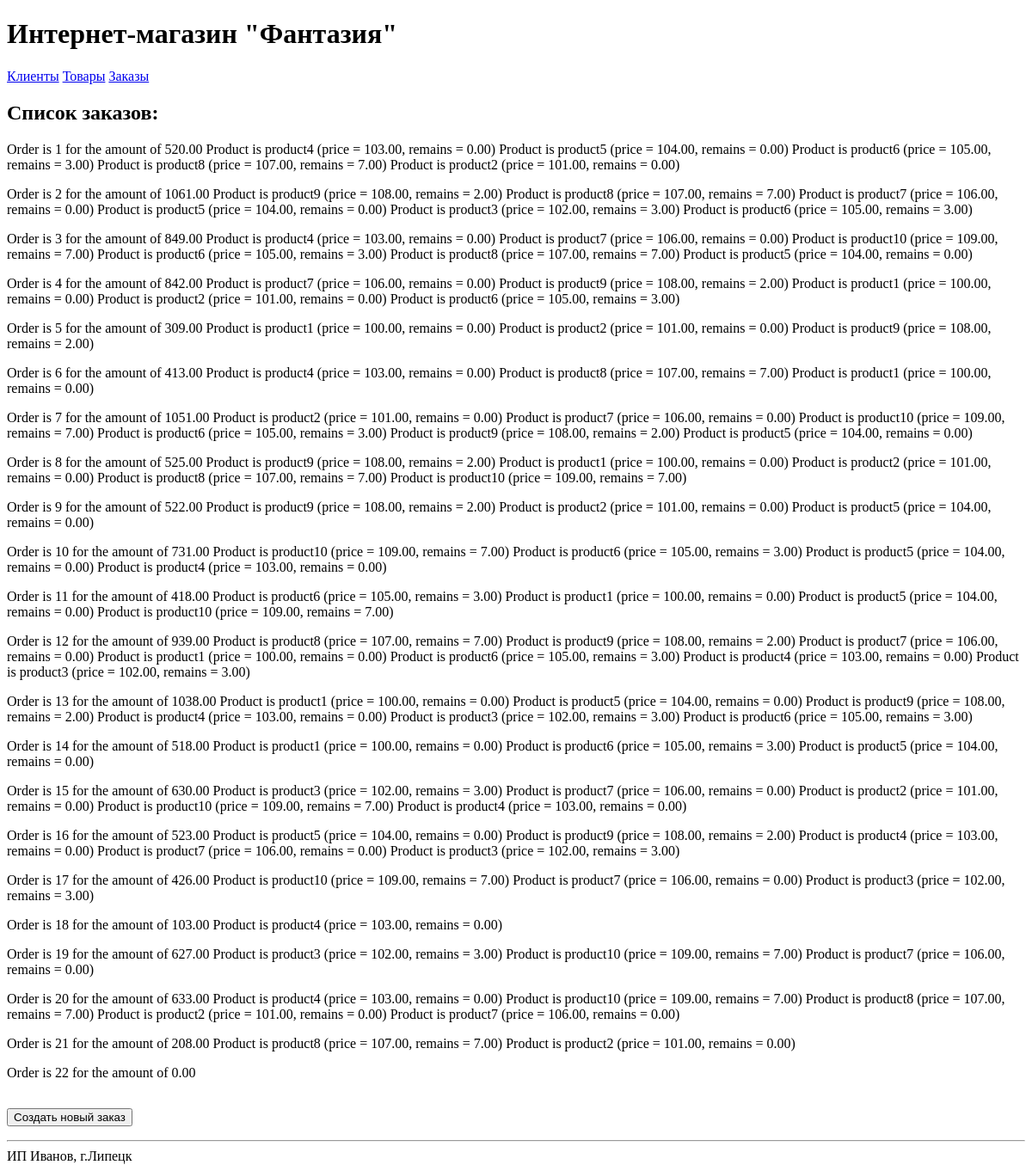
/magazin3/orders/, run on an earlier commit of the app's database.
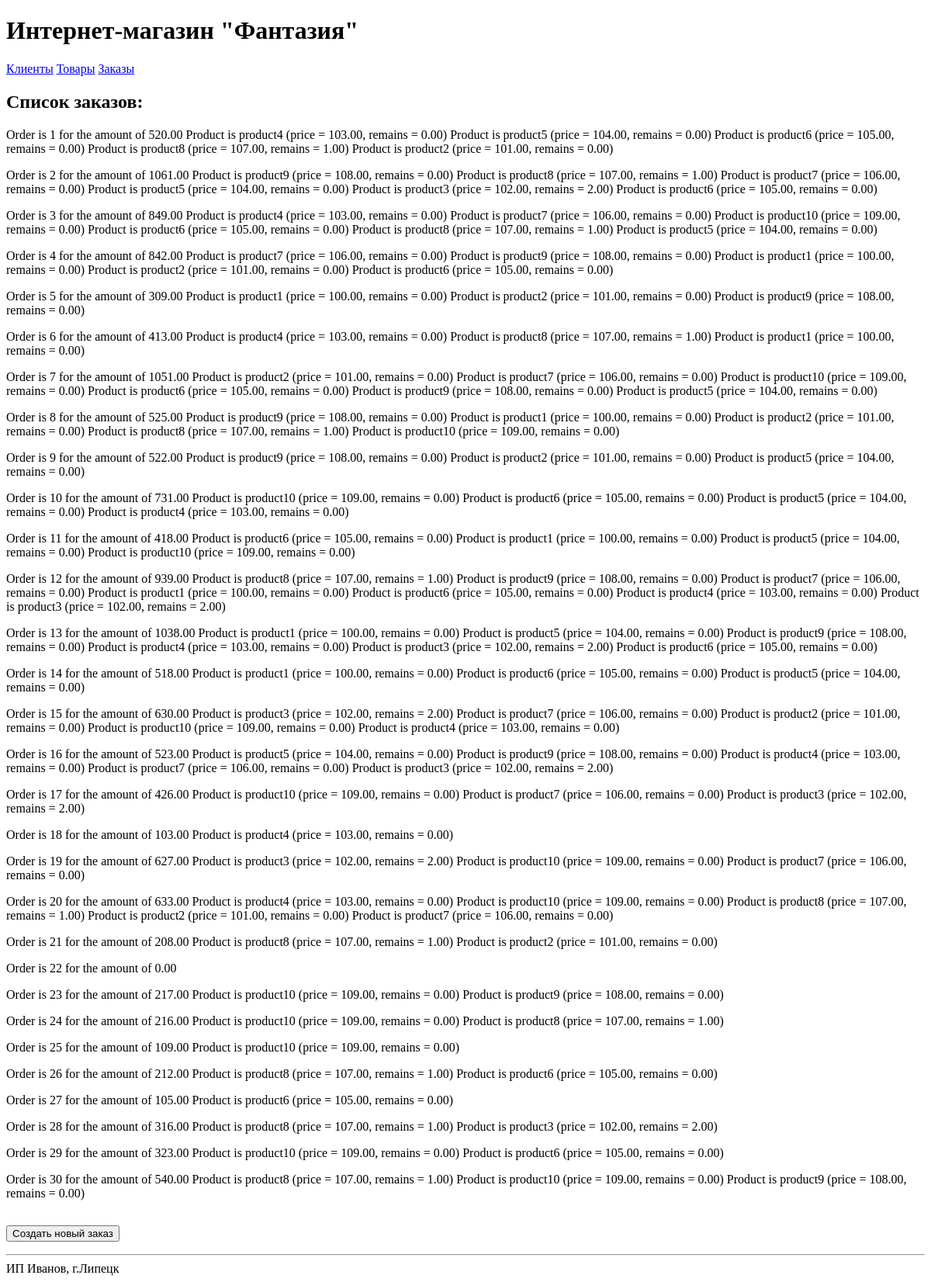
And on a later commit of the database.
### thirdapp/models.py (models this page shows)
class Order(models.Model):
    client = models.ForeignKey(Client, on_delete=models.CASCADE)
    product = models.ManyToManyField(Product, through='Count')
    total_price = models.DecimalField(max_digits=8, decimal_places=2, default=0)
    date_ordered = models.DateTimeField(auto_now_add=True)
    def __str__(self):
        itog_str = ""
        for i in self.product.all():
            itog_str = itog_str+ i.__str__() + '\n'
        return f'Order is {self.id} for the amount of {self.total_price}\n{itog_str}'

class Product(models.Model):
    name = models.CharField(max_length=100)
    description = models.TextField()
    price = models.DecimalField(max_digits=8, decimal_places=2)
    quantity = models.DecimalField(max_digits=8, decimal_places=2)
    date_addition = models.DateTimeField(auto_now_add=True)
    def __str__(self):
        return f'Product is {self.name} (price = {self.price}, remains = {self.quantity})'

### thirdapp/views.py (the view)
# urls.py: path('orders/', views.read_orders, name='read_orders'),
def read_orders(request):
    list_orders = Order.objects.all()
    context = {'list_orders': list_orders}
    return render(request, 'thirdapp/orders.html', context)

### thirdapp/templates/thirdapp/orders.html (shortened to what this page needs)
{% extends 'base.html' %}
{% block content %}
<h2>Cписок заказов:</h2>
<table>
    {% for order in list_orders %}
    <tr>
        <p>{{ order }}</p>
    </tr>
    {% endfor %}
</table>
<p>
    <button class="form_auth_button" type="submit" name="create_order">Создать новый заказ</button>
</p>
{% endblock %}

What changed in the data, as far as the page shows it:
changed through a linked row, Order: id+total_price "…= 105.00, remains = 3.00) Product is product8 (price = 107.00, remains = 7.00) Product is product2 (price…" → "…= 105.00, remains = 0.00) Product is product8 (price = 107.00, remains = 1.00) Product is product2 (price…"
changed through a linked row, Order: id+total_price "…= 108.00, remains = 2.00) Product is product8 (price = 107.00, remains = 7.00) Product is product7 (price = 106.00, remains = 0.00) Product is product5 (price = 104.00, remains = 0.00) Product is product3 (price = 102.00, remains = 3.00) Product is product6 (price = 105.00, remains = 3.00)" → "…= 108.00, remains = 0.00) Product is product8 (price = 107.00, remains = 1.00) Product is product7 (price = 106.00, remains = 0.00) Product is product5 (price = 104.00, remains = 0.00) Product is product3 (price = 102.00, remains = 2.00) Product is product6 (price = 105.00, remains = 0.00)"
changed through a linked row, Order: id+total_price "…= 109.00, remains = 7.00) Product is product6 (price = 105.00, remains = 3.00) Product is product8 (price = 107.00, remains = 7.00) Product is product5 (price…" → "…= 109.00, remains = 0.00) Product is product6 (price = 105.00, remains = 0.00) Product is product8 (price = 107.00, remains = 1.00) Product is product5 (price…"
changed through a linked row, Order: id+total_price "…= 108.00, remains = 2.00) Product is product1 (price = 100.00, remains = 0.00) Product is product2 (price = 101.00, remains = 0.00) Product is product6 (price = 105.00, remains = 3.00)" → "…= 108.00, remains = 0.00) Product is product1 (price = 100.00, remains = 0.00) Product is product2 (price = 101.00, remains = 0.00) Product is product6 (price = 105.00, remains = 0.00)"
changed through a linked row, Order: id+total_price "…= 108.00, remains = 2.00)" → "…= 108.00, remains = 0.00)"
changed through a linked row, Order: id+total_price "…= 107.00, remains = 7.00) Product is product1 (price…" → "…= 107.00, remains = 1.00) Product is product1 (price…"
changed through a linked row, Order: id+total_price "…= 109.00, remains = 7.00) Product is product6 (price = 105.00, remains = 3.00) Product is product9 (price = 108.00, remains = 2.00) Product is product5 (price…" → "…= 109.00, remains = 0.00) Product is product6 (price = 105.00, remains = 0.00) Product is product9 (price = 108.00, remains = 0.00) Product is product5 (price…"
changed through a linked row, Order: id+total_price "…= 108.00, remains = 2.00) Product is product1 (price = 100.00, remains = 0.00) Product is product2 (price = 101.00, remains = 0.00) Product is product8 (price = 107.00, remains = 7.00) Product is product10 (price = 109.00, remains = 7.00)" → "…= 108.00, remains = 0.00) Product is product1 (price = 100.00, remains = 0.00) Product is product2 (price = 101.00, remains = 0.00) Product is product8 (price = 107.00, remains = 1.00) Product is product10 (price = 109.00, remains = 0.00)"
changed through a linked row, Order: id+total_price "…= 108.00, remains = 2.00) Product is product2 (price…" → "…= 108.00, remains = 0.00) Product is product2 (price…"
changed through a linked row, Order: id+total_price "…= 109.00, remains = 7.00) Product is product6 (price = 105.00, remains = 3.00) Product is product5 (price…" → "…= 109.00, remains = 0.00) Product is product6 (price = 105.00, remains = 0.00) Product is product5 (price…"
changed through a linked row, Order: id+total_price "…= 105.00, remains = 3.00) Product is product1 (price = 100.00, remains = 0.00) Product is product5 (price = 104.00, remains = 0.00) Product is product10 (price = 109.00, remains = 7.00)" → "…= 105.00, remains = 0.00) Product is product1 (price = 100.00, remains = 0.00) Product is product5 (price = 104.00, remains = 0.00) Product is product10 (price = 109.00, remains = 0.00)"
changed through a linked row, Order: id+total_price "…= 107.00, remains = 7.00) Product is product9 (price = 108.00, remains = 2.00) Product is product7 (price = 106.00, remains = 0.00) Product is product1 (price = 100.00, remains = 0.00) Product is product6 (price = 105.00, remains = 3.00) Product is product4 (price = 103.00, remains = 0.00) Product is product3 (price = 102.00, remains = 3.00)" → "…= 107.00, remains = 1.00) Product is product9 (price = 108.00, remains = 0.00) Product is product7 (price = 106.00, remains = 0.00) Product is product1 (price = 100.00, remains = 0.00) Product is product6 (price = 105.00, remains = 0.00) Product is product4 (price = 103.00, remains = 0.00) Product is product3 (price = 102.00, remains = 2.00)"
changed through a linked row, Order: id+total_price "…= 108.00, remains = 2.00) Product is product4 (price = 103.00, remains = 0.00) Product is product3 (price = 102.00, remains = 3.00) Product is product6 (price = 105.00, remains = 3.00)" → "…= 108.00, remains = 0.00) Product is product4 (price = 103.00, remains = 0.00) Product is product3 (price = 102.00, remains = 2.00) Product is product6 (price = 105.00, remains = 0.00)"
changed through a linked row, Order: id+total_price "…= 105.00, remains = 3.00) Product is product5 (price…" → "…= 105.00, remains = 0.00) Product is product5 (price…"
changed through a linked row, Order: id+total_price "…= 102.00, remains = 3.00) Product is product7 (price = 106.00, remains = 0.00) Product is product2 (price = 101.00, remains = 0.00) Product is product10 (price = 109.00, remains = 7.00) Product is product4 (price…" → "…= 102.00, remains = 2.00) Product is product7 (price = 106.00, remains = 0.00) Product is product2 (price = 101.00, remains = 0.00) Product is product10 (price = 109.00, remains = 0.00) Product is product4 (price…"
changed through a linked row, Order: id+total_price "…= 108.00, remains = 2.00) Product is product4 (price = 103.00, remains = 0.00) Product is product7 (price = 106.00, remains = 0.00) Product is product3 (price = 102.00, remains = 3.00)" → "…= 108.00, remains = 0.00) Product is product4 (price = 103.00, remains = 0.00) Product is product7 (price = 106.00, remains = 0.00) Product is product3 (price = 102.00, remains = 2.00)"
changed through a linked row, Order: id+total_price "…= 109.00, remains = 7.00) Product is product7 (price = 106.00, remains = 0.00) Product is product3 (price = 102.00, remains = 3.00)" → "…= 109.00, remains = 0.00) Product is product7 (price = 106.00, remains = 0.00) Product is product3 (price = 102.00, remains = 2.00)"
changed through a linked row, Order: id+total_price "…= 102.00, remains = 3.00) Product is product10 (price = 109.00, remains = 7.00) Product is product7 (price…" → "…= 102.00, remains = 2.00) Product is product10 (price = 109.00, remains = 0.00) Product is product7 (price…"
changed through a linked row, Order: id+total_price "…= 109.00, remains = 7.00) Product is product8 (price = 107.00, remains = 7.00) Product is product2 (price…" → "…= 109.00, remains = 0.00) Product is product8 (price = 107.00, remains = 1.00) Product is product2 (price…"
changed through a linked row, Order: id+total_price "Order is 21 for the amount of 208.00 Product is product8 (price = 107.00, remains = 7.00) Product is product2 (price = 101.00, remains = 0.00)" → "Order is 21 for the amount of 208.00 Product is product8 (price = 107.00, remains = 1.00) Product is product2 (price = 101.00, remains = 0.00)"
added Order: id+total_price "Order is 23 for the amount of 217.00 Product is product10 (price = 109.00, remains = 0.00) Product is product9 (price = 108.00, remains = 0.00)"
added Order: id+total_price "Order is 24 for the amount of 216.00 Product is product10 (price = 109.00, remains = 0.00) Product is product8 (price = 107.00, remains = 1.00)"
added Order: id+total_price "Order is 25 for the amount of 109.00 Product is product10 (price = 109.00, remains = 0.00)"
added Order: id+total_price "Order is 26 for the amount of 212.00 Product is product8 (price = 107.00, remains = 1.00) Product is product6 (price = 105.00, remains = 0.00)"
added Order: id+total_price "Order is 27 for the amount of 105.00 Product is product6 (price = 105.00, remains = 0.00)"
added Order: id+total_price "Order is 28 for the amount of 316.00 Product is product8 (price = 107.00, remains = 1.00) Product is product3 (price = 102.00, remains = 2.00)"
added Order: id+total_price "Order is 29 for the amount of 323.00 Product is product10 (price = 109.00, remains = 0.00) Product is product6 (price = 105.00, remains = 0.00)"
added Order: id+total_price "Order is 30 for the amount of 540.00 Product is product8 (price = 107.00, remains = 1.00) Product is product10 (price = 109.00, remains = 0.00) Product is product9 (price = 108.00, remains = 0.00)"
